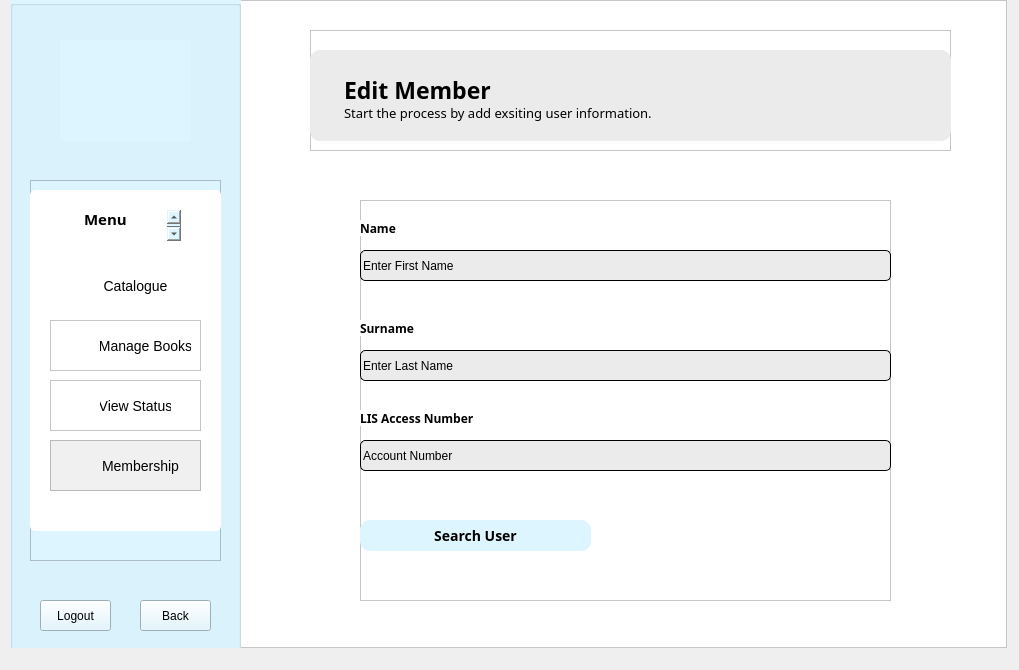
<?xml version="1.0" encoding="UTF-8"?>
<ui version="4.0">
 <class>AdminEditMember</class>
 <widget class="QDialog" name="AdminEditMember">
  <property name="geometry">
   <rect>
    <x>0</x>
    <y>0</y>
    <width>1019</width>
    <height>670</height>
   </rect>
  </property>
  <property name="windowTitle">
   <string>Dialog</string>
  </property>
  <widget class="QFrame" name="frame">
   <property name="geometry">
    <rect>
     <x>10</x>
     <y>0</y>
     <width>997</width>
     <height>648</height>
    </rect>
   </property>
   <property name="styleSheet">
    <string notr="true">background: white;</string>
   </property>
   <property name="frameShape">
    <enum>QFrame::StyledPanel</enum>
   </property>
   <property name="frameShadow">
    <enum>QFrame::Raised</enum>
   </property>
   <widget class="QGroupBox" name="menuPanel">
    <property name="geometry">
     <rect>
      <x>0</x>
      <y>0</y>
      <width>231</width>
      <height>671</height>
     </rect>
    </property>
    <property name="styleSheet">
     <string notr="true">background: rgb(220, 245, 255);</string>
    </property>
    <property name="title">
     <string/>
    </property>
    <widget class="QLabel" name="logo">
     <property name="geometry">
      <rect>
       <x>50</x>
       <y>40</y>
       <width>131</width>
       <height>101</height>
      </rect>
     </property>
     <property name="text">
      <string/>
     </property>
     <property name="pixmap">
      <pixmap resource="Resources.qrc">:/images/logo.png</pixmap>
     </property>
     <property name="scaledContents">
      <bool>true</bool>
     </property>
    </widget>
    <widget class="QFrame" name="menu">
     <property name="geometry">
      <rect>
       <x>20</x>
       <y>180</y>
       <width>191</width>
       <height>381</height>
      </rect>
     </property>
     <property name="frameShape">
      <enum>QFrame::StyledPanel</enum>
     </property>
     <property name="frameShadow">
      <enum>QFrame::Raised</enum>
     </property>
     <widget class="QListWidget" name="listWidget_2">
      <property name="geometry">
       <rect>
        <x>0</x>
        <y>10</y>
        <width>191</width>
        <height>341</height>
       </rect>
      </property>
      <property name="styleSheet">
       <string notr="true">background: white;
border-radius: 5px;</string>
      </property>
      <property name="frameShadow">
       <enum>QFrame::Raised</enum>
      </property>
     </widget>
     <widget class="QPlainTextEdit" name="plainTextEdit_6">
      <property name="geometry">
       <rect>
        <x>50</x>
        <y>30</y>
        <width>101</width>
        <height>31</height>
       </rect>
      </property>
      <property name="styleSheet">
       <string notr="true">font-family: Baloo 2;
font-weight: bold;
background: white;
font-size: 15px;
</string>
      </property>
      <property name="frameShape">
       <enum>QFrame::NoFrame</enum>
      </property>
      <property name="frameShadow">
       <enum>QFrame::Plain</enum>
      </property>
      <property name="plainText">
       <string>Admin Menu</string>
      </property>
      <property name="backgroundVisible">
       <bool>false</bool>
      </property>
     </widget>
     <widget class="QFrame" name="catalogue_1">
      <property name="geometry">
       <rect>
        <x>20</x>
        <y>80</y>
        <width>151</width>
        <height>51</height>
       </rect>
      </property>
      <property name="styleSheet">
       <string notr="true">background: white;
border-radius: 5px;</string>
      </property>
      <property name="frameShape">
       <enum>QFrame::StyledPanel</enum>
      </property>
      <property name="frameShadow">
       <enum>QFrame::Raised</enum>
      </property>
      <widget class="QLabel" name="label_5">
       <property name="geometry">
        <rect>
         <x>10</x>
         <y>10</y>
         <width>31</width>
         <height>31</height>
        </rect>
       </property>
       <property name="text">
        <string/>
       </property>
       <property name="pixmap">
        <pixmap resource="Resources.qrc">:/images/Icons/books.png</pixmap>
       </property>
       <property name="scaledContents">
        <bool>true</bool>
       </property>
      </widget>
      <widget class="QPushButton" name="catalogue">
       <property name="geometry">
        <rect>
         <x>50</x>
         <y>10</y>
         <width>71</width>
         <height>31</height>
        </rect>
       </property>
       <property name="styleSheet">
        <string notr="true">QPushButton {
background: transparent;
font-size: 14px;
border: none;
}

QPushButton:hover {
	color: rgb(124, 204, 241);
}</string>
       </property>
       <property name="text">
        <string>Catalogue</string>
       </property>
       <property name="autoDefault">
        <bool>false</bool>
       </property>
      </widget>
     </widget>
     <widget class="QFrame" name="manageBooks_1">
      <property name="geometry">
       <rect>
        <x>20</x>
        <y>140</y>
        <width>151</width>
        <height>51</height>
       </rect>
      </property>
      <property name="styleSheet">
       <string notr="true">background: white;</string>
      </property>
      <property name="frameShape">
       <enum>QFrame::StyledPanel</enum>
      </property>
      <property name="frameShadow">
       <enum>QFrame::Raised</enum>
      </property>
      <widget class="QLabel" name="label_6">
       <property name="geometry">
        <rect>
         <x>10</x>
         <y>10</y>
         <width>31</width>
         <height>31</height>
        </rect>
       </property>
       <property name="text">
        <string/>
       </property>
       <property name="pixmap">
        <pixmap resource="Resources.qrc">:/images/Icons/book.png</pixmap>
       </property>
       <property name="scaledContents">
        <bool>true</bool>
       </property>
      </widget>
      <widget class="QPushButton" name="manageBooks">
       <property name="geometry">
        <rect>
         <x>50</x>
         <y>10</y>
         <width>91</width>
         <height>31</height>
        </rect>
       </property>
       <property name="styleSheet">
        <string notr="true">QPushButton {
background: transparent;
font-size: 14px;
border: none;
}

QPushButton:hover {
	color: rgb(124, 204, 241);
}</string>
       </property>
       <property name="text">
        <string>Manage Books</string>
       </property>
      </widget>
     </widget>
     <widget class="QFrame" name="status_1">
      <property name="geometry">
       <rect>
        <x>20</x>
        <y>200</y>
        <width>151</width>
        <height>51</height>
       </rect>
      </property>
      <property name="styleSheet">
       <string notr="true">background: white;</string>
      </property>
      <property name="frameShape">
       <enum>QFrame::StyledPanel</enum>
      </property>
      <property name="frameShadow">
       <enum>QFrame::Raised</enum>
      </property>
      <widget class="QLabel" name="label_7">
       <property name="geometry">
        <rect>
         <x>10</x>
         <y>10</y>
         <width>31</width>
         <height>31</height>
        </rect>
       </property>
       <property name="text">
        <string/>
       </property>
       <property name="pixmap">
        <pixmap resource="Resources.qrc">:/images/Icons/status.png</pixmap>
       </property>
       <property name="scaledContents">
        <bool>true</bool>
       </property>
      </widget>
      <widget class="QPushButton" name="status">
       <property name="geometry">
        <rect>
         <x>50</x>
         <y>10</y>
         <width>71</width>
         <height>31</height>
        </rect>
       </property>
       <property name="styleSheet">
        <string notr="true">QPushButton {
background: transparent;
font-size: 14px;
border: none;
}

QPushButton:hover {
	color: rgb(124, 204, 241);
}</string>
       </property>
       <property name="text">
        <string>View Status</string>
       </property>
      </widget>
     </widget>
     <widget class="QFrame" name="membership_1">
      <property name="geometry">
       <rect>
        <x>20</x>
        <y>260</y>
        <width>151</width>
        <height>51</height>
       </rect>
      </property>
      <property name="styleSheet">
       <string notr="true">background: rgb(240, 240, 240);</string>
      </property>
      <property name="frameShape">
       <enum>QFrame::StyledPanel</enum>
      </property>
      <property name="frameShadow">
       <enum>QFrame::Raised</enum>
      </property>
      <widget class="QLabel" name="label_8">
       <property name="geometry">
        <rect>
         <x>10</x>
         <y>10</y>
         <width>31</width>
         <height>31</height>
        </rect>
       </property>
       <property name="text">
        <string/>
       </property>
       <property name="pixmap">
        <pixmap resource="Resources.qrc">:/images/Icons/user.png</pixmap>
       </property>
       <property name="scaledContents">
        <bool>true</bool>
       </property>
      </widget>
      <widget class="QPushButton" name="membership">
       <property name="geometry">
        <rect>
         <x>50</x>
         <y>10</y>
         <width>81</width>
         <height>31</height>
        </rect>
       </property>
       <property name="styleSheet">
        <string notr="true">QPushButton {
background: transparent;
font-size: 14px;
border: none;
}

QPushButton:hover {
	color: rgb(124, 204, 241);
}</string>
       </property>
       <property name="text">
        <string>Membership</string>
       </property>
      </widget>
     </widget>
    </widget>
    <widget class="QPushButton" name="pushButton_2">
     <property name="geometry">
      <rect>
       <x>30</x>
       <y>600</y>
       <width>71</width>
       <height>31</height>
      </rect>
     </property>
     <property name="styleSheet">
      <string notr="true">QPushButton:hover {
	color: rgb(106, 146, 255);
}</string>
     </property>
     <property name="text">
      <string>Logout</string>
     </property>
    </widget>
    <widget class="QPushButton" name="back">
     <property name="geometry">
      <rect>
       <x>130</x>
       <y>600</y>
       <width>71</width>
       <height>31</height>
      </rect>
     </property>
     <property name="styleSheet">
      <string notr="true">/*QPushButton {
background: white;
}*/

QPushButton:hover {
	color: rgb(106, 146, 255);
}</string>
     </property>
     <property name="text">
      <string>Back</string>
     </property>
     <property name="icon">
      <iconset theme="go-previous">
       <normaloff>.</normaloff>.</iconset>
     </property>
    </widget>
   </widget>
   <widget class="QFrame" name="heading_3">
    <property name="geometry">
     <rect>
      <x>300</x>
      <y>30</y>
      <width>641</width>
      <height>121</height>
     </rect>
    </property>
    <property name="frameShape">
     <enum>QFrame::StyledPanel</enum>
    </property>
    <property name="frameShadow">
     <enum>QFrame::Raised</enum>
    </property>
    <widget class="QPlainTextEdit" name="plainTextEdit_9">
     <property name="geometry">
      <rect>
       <x>0</x>
       <y>20</y>
       <width>641</width>
       <height>91</height>
      </rect>
     </property>
     <property name="styleSheet">
      <string notr="true">background: rgb(235, 235, 235);
border-radius: 10px;</string>
     </property>
     <property name="frameShadow">
      <enum>QFrame::Raised</enum>
     </property>
     <property name="plainText">
      <string/>
     </property>
    </widget>
    <widget class="QPlainTextEdit" name="plainTextEdit_10">
     <property name="geometry">
      <rect>
       <x>30</x>
       <y>40</y>
       <width>231</width>
       <height>41</height>
      </rect>
     </property>
     <property name="styleSheet">
      <string notr="true">font-family: Baloo 2;
font-weight: bold;
font-size: 23px;
background: transparent;</string>
     </property>
     <property name="frameShape">
      <enum>QFrame::NoFrame</enum>
     </property>
     <property name="plainText">
      <string>Edit Member</string>
     </property>
    </widget>
    <widget class="QPlainTextEdit" name="plainTextEdit_11">
     <property name="geometry">
      <rect>
       <x>30</x>
       <y>70</y>
       <width>411</width>
       <height>31</height>
      </rect>
     </property>
     <property name="styleSheet">
      <string notr="true">background: transparent;
font-family: Baloo 2;
font-size: 13px;</string>
     </property>
     <property name="frameShape">
      <enum>QFrame::NoFrame</enum>
     </property>
     <property name="plainText">
      <string>Start the process by add exsiting user information.</string>
     </property>
    </widget>
   </widget>
   <widget class="QFrame" name="frame_9">
    <property name="geometry">
     <rect>
      <x>350</x>
      <y>200</y>
      <width>531</width>
      <height>401</height>
     </rect>
    </property>
    <property name="frameShape">
     <enum>QFrame::StyledPanel</enum>
    </property>
    <property name="frameShadow">
     <enum>QFrame::Raised</enum>
    </property>
    <widget class="QLineEdit" name="firstName">
     <property name="geometry">
      <rect>
       <x>0</x>
       <y>50</y>
       <width>531</width>
       <height>31</height>
      </rect>
     </property>
     <property name="styleSheet">
      <string notr="true">border: 0.5px solid black;
border-radius: 5px;
background: rgb(235, 235, 235);</string>
     </property>
     <property name="text">
      <string>Enter First Name</string>
     </property>
     <property name="placeholderText">
      <string>Enter title</string>
     </property>
    </widget>
    <widget class="QLabel" name="label_2">
     <property name="geometry">
      <rect>
       <x>0</x>
       <y>20</y>
       <width>71</width>
       <height>16</height>
      </rect>
     </property>
     <property name="styleSheet">
      <string notr="true">font-family: Baloo 2;
font-weight: bold;</string>
     </property>
     <property name="text">
      <string>Name</string>
     </property>
    </widget>
    <widget class="QLabel" name="label_3">
     <property name="geometry">
      <rect>
       <x>0</x>
       <y>120</y>
       <width>71</width>
       <height>16</height>
      </rect>
     </property>
     <property name="styleSheet">
      <string notr="true">font-family: Baloo 2;
font-weight: bold;</string>
     </property>
     <property name="text">
      <string>Surname</string>
     </property>
    </widget>
    <widget class="QLineEdit" name="lastName">
     <property name="geometry">
      <rect>
       <x>0</x>
       <y>150</y>
       <width>531</width>
       <height>31</height>
      </rect>
     </property>
     <property name="styleSheet">
      <string notr="true">border: 0.5px solid black;
border-radius: 5px;
background: rgb(235, 235, 235);</string>
     </property>
     <property name="text">
      <string>Enter Last Name</string>
     </property>
     <property name="placeholderText">
      <string>Enter author</string>
     </property>
    </widget>
    <widget class="QPushButton" name="addMemberBut">
     <property name="geometry">
      <rect>
       <x>0</x>
       <y>320</y>
       <width>231</width>
       <height>31</height>
      </rect>
     </property>
     <property name="contextMenuPolicy">
      <enum>Qt::NoContextMenu</enum>
     </property>
     <property name="styleSheet">
      <string notr="true">QPushButton {
font-size: 14px;
border-radius: 10px;
background: rgb(220, 245, 255);
font-family: open sans;
color: black;
font-weight: bold;
}

QPushButton:hover {
	color: rgb(106, 146, 255);
}</string>
     </property>
     <property name="text">
      <string>Search User</string>
     </property>
     <property name="autoDefault">
      <bool>false</bool>
     </property>
    </widget>
    <widget class="QLineEdit" name="lisNum">
     <property name="geometry">
      <rect>
       <x>0</x>
       <y>240</y>
       <width>531</width>
       <height>31</height>
      </rect>
     </property>
     <property name="styleSheet">
      <string notr="true">border: 0.5px solid black;
border-radius: 5px;
background: rgb(235, 235, 235);</string>
     </property>
     <property name="text">
      <string>Account Number</string>
     </property>
     <property name="placeholderText">
      <string>Enter author</string>
     </property>
    </widget>
    <widget class="QLabel" name="label_4">
     <property name="geometry">
      <rect>
       <x>0</x>
       <y>210</y>
       <width>171</width>
       <height>16</height>
      </rect>
     </property>
     <property name="styleSheet">
      <string notr="true">font-family: Baloo 2;
font-weight: bold;</string>
     </property>
     <property name="text">
      <string>LIS Access Number</string>
     </property>
    </widget>
   </widget>
  </widget>
 </widget>
 <resources>
  <include location="Resources.qrc"/>
 </resources>
 <connections/>
</ui>
